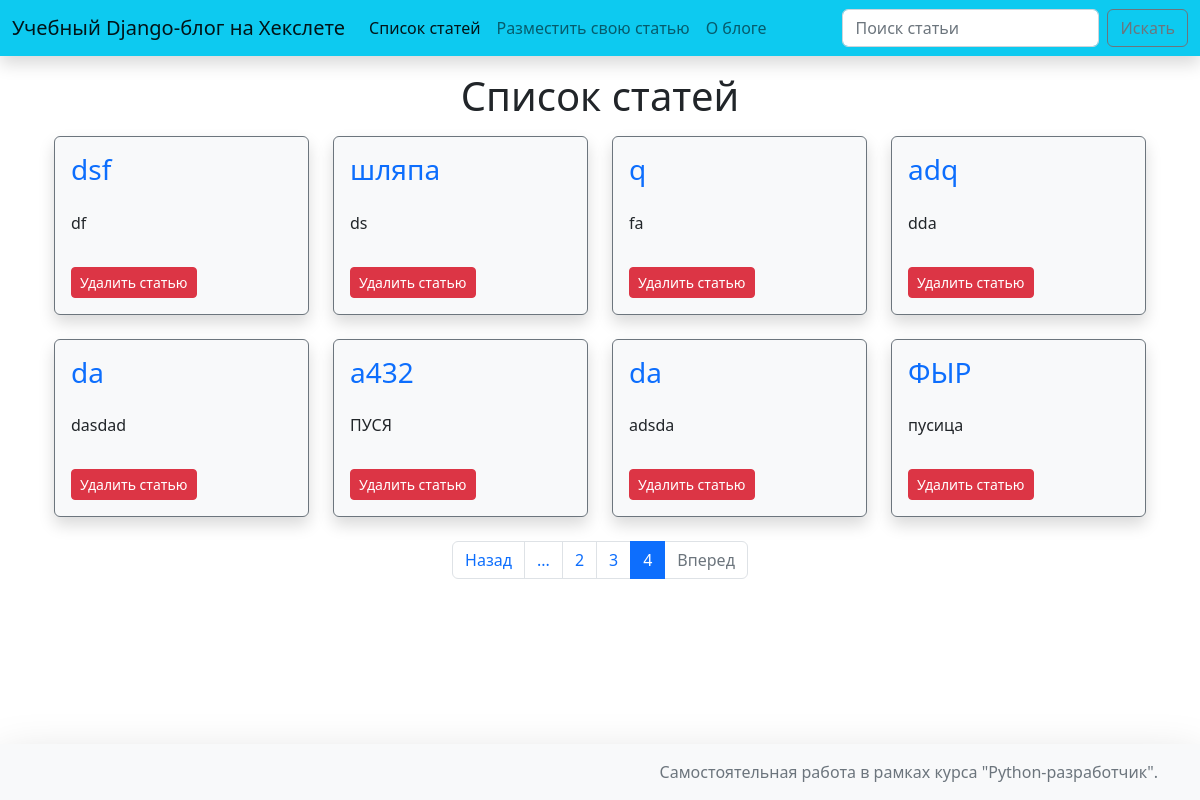
Page /articles/?page=4 on the earlier database version.
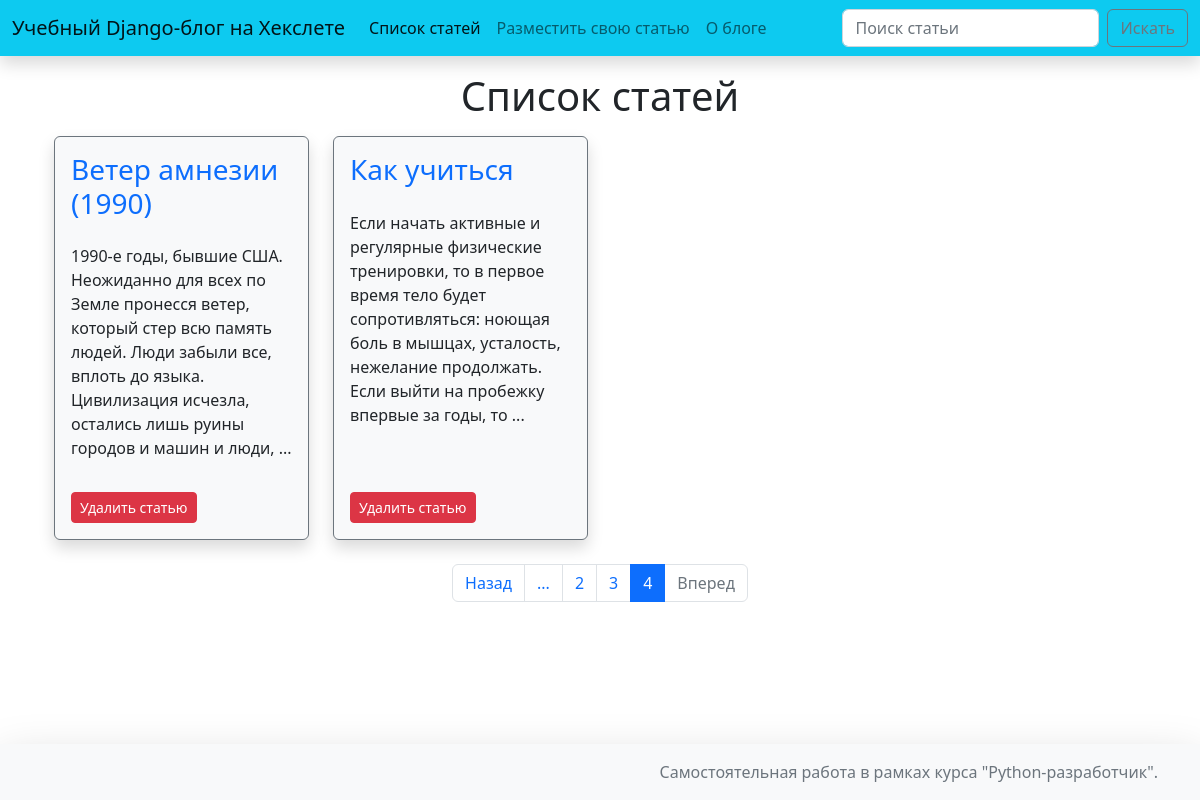
Same page on the later database version.
### hexlet_django_blog/article/models.py (models this page shows, shortened)
class Article(models.Model):
    name = models.CharField(max_length=200)  # название статьи
    body = models.TextField()  # тело статьи
    timestamp = models.DateTimeField(auto_now_add=True)

### hexlet_django_blog/article/views.py (the view)
# urls.py: path('', views.IndexView.as_view(), name='articles'),
class IndexView(View):
    def get(self, request, *args, **kwargs):
        query = request.GET.get('q', '')
        page = int(request.GET.get('page', '1'))
        if query:
            articles = Article.objects.filter(Q(name__icontains=query))
        else:
            articles = Article.objects.all().order_by('id')
        articles_paginator = Paginator(articles, 8)
        return render(request, 'articles/index.html', context={
            'articles': articles_paginator.get_page(page),
            'query': query,
            'num_pages': articles_paginator.num_pages
        })

### hexlet_django_blog/templates/articles/index.html (shortened to what this page needs)
{% extends 'layout/default.html' %}
{% block article_list %}active{% endblock %}
{% block title %}Список статей{% endblock %}
{% block content %}
    <div class="container">
        <div class="row md-3">
            {% for article in articles %}
            <div class="col-12 col-md-4 col-lg-3 mb-4">
                <article class="border border-secondary rounded shadow bg-light h-100 d-flex flex-column bd-highlight p-2 mb-3" >
                    <div class="p-2 bd-highlight"><h3><a class="link-primary text-decoration-none" href="{% url 'article' article.id %}">{{ article.name }}</a></h3></div>
                    <div class="p-2 bd-highlight">{%if article.body|length > 200 %}{{ article.body|slice:":200" }}...{% else %}{{ article.body }}{% endif %}</div>
                    <div class="mt-auto p-2 bd-highlight">
                        <form action="{% url 'article_delete' article.id %}" method="post">
                        <button type="submit" class="btn btn-danger btn-sm">Удалить статью</button>
                        </form>
                    </div>
                </article>
            </div>
            {% endfor %}
        </div>
        {% if num_pages > 1 %}
        <div class="row">
            <div class="col">
                <nav>
                  <ul class="pagination justify-content-center">
                    <li class="page-item {% if not articles.has_previous %}disabled{% endif %}">
                      <a class="page-link" href="{% if articles.has_previous %}{% url 'articles' %}?page={{ articles.previous_page_number }}{% endif %}">Назад</a>
                    </li>
                        {% if articles.number|add:'-2' > 1 %}
                        <li class="page-item">
                            <a class="page-link" href="{% url 'articles' %}?page={{ articles.number|add:'-3' }}">...</a>
                        </li>
                        {% endif %}
                        {% for page in articles.paginator.page_range %}
                          <li class="page-item {% if page == articles.number %}active{% endif %}">
                              {% if page > articles.number|add:'-3' and page < articles.number|add:'3' %}
                              <a class="page-link" href="{% url 'articles' %}?page={{ page }}">{{ page }}</a>
                              {% endif %}
                          </li>
                        {% endfor %}
                    <li class="page-item {% if not articles.has_next %}disabled{% endif %}">
                      <a class="page-link" href="{% if articles.has_next %}{% url 'articles' %}?page={{ articles.next_page_number }}{% endif %}">Вперед</a>
                    </li>
                  </ul>
                </nav>
            </div>
        </div>
        {% endif %}
    </div>
{% endblock %}

Differences in the rows shown:
removed Article: name "dsf", body "df"
removed Article: name "шляпа", body "ds"
removed Article: name "q", body "fa"
removed Article: name "adq", body "dda"
removed Article: name "da", body "dasdad"
removed Article: name "a432", body "ПУСЯ"
removed Article: name "da", body "adsda"
removed Article: name "ФЫР", body "пусица"
added Article: name "Ветер амнезии (1990)", body "1990-е годы, бывшие США. Неожиданно для всех по Земле пронесся ветер, который стер всю память людей. Люди забыли все, вплоть до языка. Цивилизация исчезла, остались лишь руины городов и машин и люди,"
added Article: name "Как учиться", body "Если начать активные и регулярные физические тренировки, то в первое время тело будет сопротивляться: ноющая боль в мышцах, усталость, нежелание продолжать. Если выйти на пробежку впервые за годы, то"
